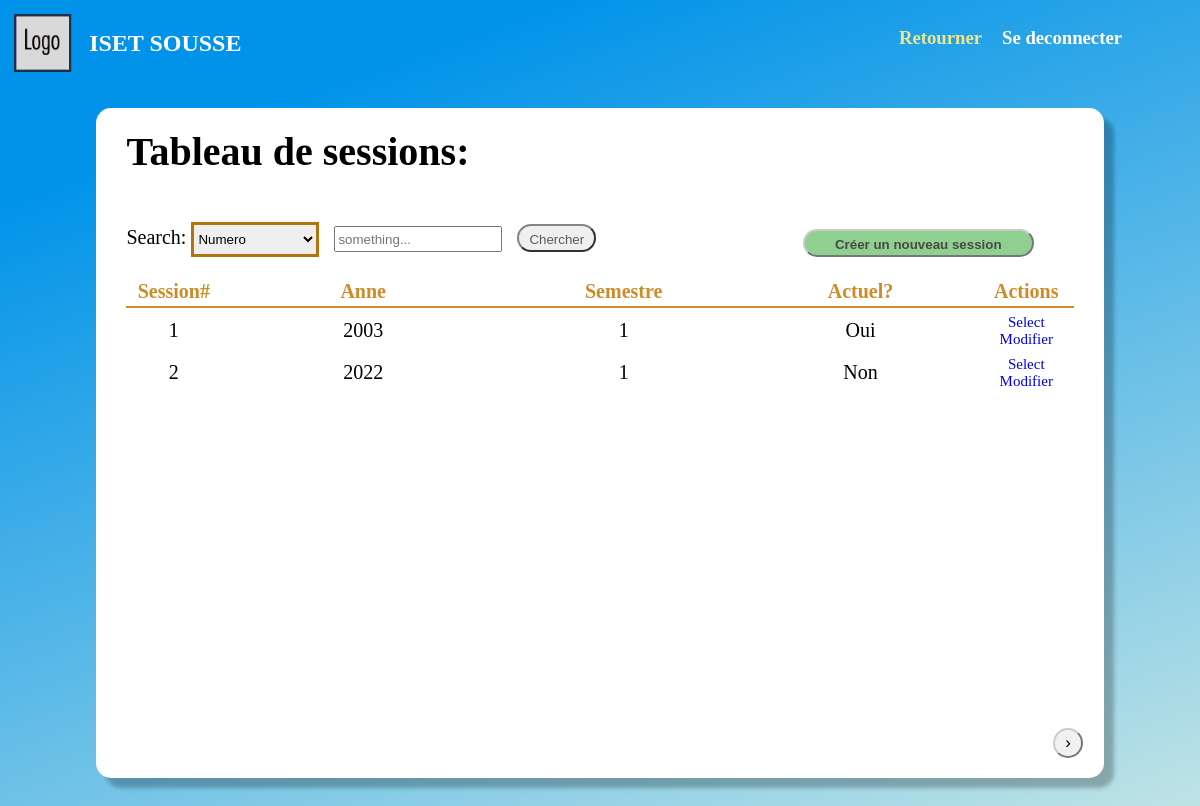
Screenshot of /Pages/Gestion/Sessions/index.php (signed in) with the database file from the repository.
### tables this page shows
CREATE TABLE `session` (
  `numero` int(11) NOT NULL,
  `anne` int(11) NOT NULL,
  `semestre` int(11) NOT NULL
);

### Classes/Database/mySQL.php (called while the page is built, shortened)
<?php
    class mySql {
        private $_cnx;
        function __construct() {
            try {
                $this->_cnx = new PDO("mysql:host=".self::_serveur.";dbname=".self::_dbb, self::_login, self::_mdp);
            } catch (PDOException $e) {
                echo '<br/>Echec lors de la connexion: '.$e->getMessage();
            }
        }
        function __destruct() {
            $this->_cnx = null;
        }
        public function request($query, $array, $return = false) {
            $prep = $this->_cnx->prepare($query);
            $result = $prep->execute($array);
            if ($return === false) {
                return true;
            } else if ($return == 0) {
                return $prep->rowCount() > 0;
            } else if ($return == 1) {
                return $prep->rowCount() > 0? $prep->fetch() : array();
            } else if ($return == 2) {
                return $prep->rowCount() > 0? $prep->fetchAll() : array();
            } else if ($return == 3) {
                return $this->_cnx->lastInsertId();
            }
        }
    }
?>

### Classes/Database/SessionDB.php (called while the page is built, shortened)
<?php
    require_once("MySql.php");
    class SessionDB extends MySql {
        public function getAll() {
            return $this->request(
                "SELECT * FROM session",
                array(),
                2
            );
        }
    }

### Classes/Database/GlobalDB.php (called while the page is built, shortened)
<?php
    require_once("MySql.php");
    class GlobalDB extends MySql {
        public function getSession() {
            return $this->request(
                    "SELECT numero, anne, semestre FROM website_config
                    JOIN session ON (session.numero = sessionNumero)",
                    array(),
                    1
                );
        }
    }

### Pages/Gestion/Sessions/index.php (the view, shortened to what this page needs)
<!DOCTYPE html>
<head>
    <link rel="stylesheet" href="/Assets/css/user.css">
    <link rel="stylesheet" href="/Assets/css/profil.css">
    <link rel="stylesheet" href="/Assets/css/tables.css">
    <link rel="stylesheet" href="/Assets/css/buttons.css">
</head>
<body>
    <?php
        require_once(ROOT."/Classes/Database/SessionDB.php");
        $sessionsDB = new SessionDB();
        $sessions = $sessionsDB->getAll();
        require_once(ROOT."/Classes/Database/GlobalDB.php");
        $globalDB = new GlobalDB();
        $currentSession = $globalDB->getSession()["numero"];
    ?>
    <div class="logo">
        <div class = "seperated_div">
            <div class = "header_div">
                <img src="/Assets/imgs/LOGO.png">
                <h2 class = "website_title"> <?= NOM_SITE ?> </h2>
            </div>
            <div class = "buttons_div">
                <h3 class = "go_back"> <a href="/Pages/User/index.php">Retourner</a></h3>
                <h3 class = "deconnection"> <a href="/Pipes/deconnexion.php">Se deconnecter</a></h3>
            </div>
        </div>
    </div>
    <div class="cd">
        <div class="cadre" id = "cadre">
        <h1 class = "table_name"> Tableau de sessions: </h1>
            <div class = "cadre_header">
                <div class = "forms">
                    <div>Search:
                        <select id="search_filter_form" class="drop_form" name="num">
                            <option value="1">Numero</option>
                        </select>
                        <input id= "search_input" type="text" class="lab_in_txt" name = "numero" placeholder = "something..." required>
                        <button type = "button" class = "_btn search_btn" onclick="search()"> Chercher </button>
                    </div>
                </div>
                <div class = "_tool_buttons">
                    <a href = "new.php"><button class = "_btn _green_btn"> Créer un nouveau session</button></a>
                </div>
            </div>
            <table id ="table_" class="scrollable-table">
                <thead>
                    <tr>
                        <th style = "width:10%"><span class = "table_header">Session#</span></th>
                        <th style = "width:30%"><span class = "table_header">Anne</span></th>
                        <th style = "width:25%"><span class = "table_header">Semestre</span></th>
                        <th style = "width:25%"><span class = "table_header">Actuel?</span></th>
                        <th style = "width:10%"><span class = "table_header">Actions</span></th>
                    </tr>
                </thead>
                <tbody>
                    <?php
                        foreach ($sessions as $key => $session) {
                            echo "
                                <tr>
                                    <td>".$session["numero"]."</td>
                                    <td>".$session["anne"]."</td>
                                    <td>".$session["semestre"]."</td>
                                    <td>".($session["numero"] == $currentSession? "Oui" : "Non")."</td>
                                    <td>
                                        <a class = 'link_ref' href = '/Pipes/Sessions/select.php?numero=".$session["numero"]."'>Select</a>
                                        <a class = 'link_ref' href = 'modifier.php?numero=".$session["numero"]."'>Modifier</a>
                                    </td>
                                </tr>
                            ";
                        }
                    ?>
                </tbody>
            </table>
        </div>
    </div>
</body>
</html>

### Assets/css/user.css (style rules this page uses)
body { background-color: #0093E9; background-image: linear-gradient(160deg, #0093E9 15%, #cce9e5 100%); }
.header_div { display: flex; flex-direction: row; align-items: center; height: 70px; }
.seperated_div { display: flex; flex-direction: row; justify-content: space-between; }
.seperated_div div { width: 50%; }
.buttons_div { display:flex; justify-content: right; margin-right: 70px; }
.buttons_div > * { margin-left: 20px }
.website_title { color: white; }
.go_back a { color: rgb(237 230 140); font-weight: bold; }
.deconnection a { color: white; }
a { text-decoration: none; }
.logo img { padding:1%; width: 70px; }

### Assets/css/profil.css (style rules this page uses)
.cd { padding-top: 30px; padding-left: 250px; margin-bottom: 70px; }
.table_name { margin-top: 0; }
.cadre { padding-top:50px; padding-left: 30px; background-color:rgb(216, 216, 231); box-shadow: 10px 10px 4px rgb(0 0 0 / 25%); border-radius: 15px; width: 1000px; font-size: 20px; min-height: 600px; padding-bottom:50px }

### Assets/css/tables.css (style rules this page uses)
.cd { padding-top: 30px; margin-bottom: 100px; padding-left: 0; }
.cadre { position: relative; background-color: white; margin: auto; padding:20px 30px 50px; width:80% }
.scrollable-table { overflow-y:scroll; }
#table_ { border-collapse: collapse; width: 100%; text-align: center; font-family: 'Proxima Nova'; font-size: 20px; }
#table_ > thead { border-bottom: 2px solid rgb(206, 140, 41); color:rgb(206, 140, 41); font-weight: bold; height:30px; }
#table_ > tbody:not(.unpadded):before { line-height:0.1em; content:"\200C"; display:block; }
.table_header { font-weight: bold; }
td { height:40px }
.cadre_header { display:flex; flex-direction:row; justify-content: space-between; margin-bottom: 20px }
.drop_form { height: 35px; margin-top: 20px; border: 3px solid #B1740F; }
#search_filter_form { width: 128px; }
.lab_in_txt { height: 20px; width: 160px; margin-left: 10px; }
.link_ref { font-size: 15px; display:block; }

### Assets/css/buttons.css (style rules this page uses)
._btn { margin-left: 10px; background-color: rgb(84, 169, 84); border-radius: 20px; }
._btn:not(:disabled) { cursor:pointer }
.search_btn { border-color: #858585; color: #595959; padding: 6px 10px 3px; background-color: rgb(239 239 239); }
._tool_buttons { margin: auto 20px 0; }
._tool_buttons button { margin: 0 20px 0 0; padding: 6px 30px 3px; font-weight:bold; }
._green_btn { border-color: #cbcbcb; color: #494949; background-color: rgb(143 207 143); }

### rows the page displays
session: numero "1", anne "2003", semestre "1", shows "Oui"
session: numero "2", anne "2022", semestre "1", shows "Non"

### other values shown
NOM_SITE "ISET SOUSSE"
